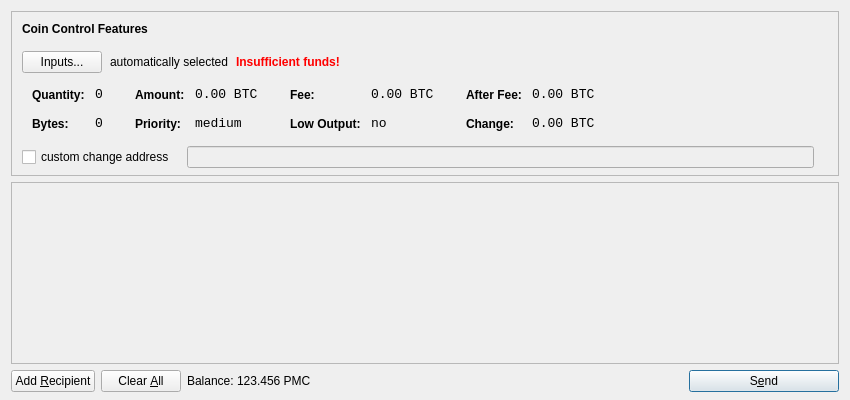
<?xml version="1.0" encoding="UTF-8"?>
<ui version="4.0">
 <class>SendCoinsDialog</class>
 <widget class="QDialog" name="SendCoinsDialog">
  <property name="geometry">
   <rect>
    <x>0</x>
    <y>0</y>
    <width>850</width>
    <height>400</height>
   </rect>
  </property>
  <property name="windowTitle">
   <string>Send Coins</string>
  </property>
  <layout class="QVBoxLayout" name="verticalLayout" stretch="0,1,0">
   <property name="bottomMargin">
    <number>8</number>
   </property>
   <item>
    <widget class="QFrame" name="frameCoinControl">
     <property name="sizePolicy">
      <sizepolicy hsizetype="Expanding" vsizetype="Expanding">
       <horstretch>0</horstretch>
       <verstretch>0</verstretch>
      </sizepolicy>
     </property>
     <property name="maximumSize">
      <size>
       <width>16777215</width>
       <height>16777215</height>
      </size>
     </property>
     <property name="frameShape">
      <enum>QFrame::StyledPanel</enum>
     </property>
     <property name="frameShadow">
      <enum>QFrame::Sunken</enum>
     </property>
     <layout class="QVBoxLayout" name="verticalLayoutCoinControl2">
      <property name="spacing">
       <number>-1</number>
      </property>
      <property name="leftMargin">
       <number>0</number>
      </property>
      <property name="topMargin">
       <number>0</number>
      </property>
      <property name="rightMargin">
       <number>0</number>
      </property>
      <property name="bottomMargin">
       <number>6</number>
      </property>
      <item>
       <layout class="QVBoxLayout" name="verticalLayoutCoinControl" stretch="0,0,0,0,1">
        <property name="spacing">
         <number>0</number>
        </property>
        <property name="leftMargin">
         <number>10</number>
        </property>
        <property name="topMargin">
         <number>10</number>
        </property>
        <item>
         <layout class="QHBoxLayout" name="horizontalLayoutCoinControl1">
          <property name="bottomMargin">
           <number>15</number>
          </property>
          <item>
           <widget class="QLabel" name="labelCoinControlFeatures">
            <property name="sizePolicy">
             <sizepolicy hsizetype="Preferred" vsizetype="Maximum">
              <horstretch>0</horstretch>
              <verstretch>0</verstretch>
             </sizepolicy>
            </property>
            <property name="font">
             <font>
              <weight>75</weight>
              <bold>true</bold>
             </font>
            </property>
            <property name="styleSheet">
             <string notr="true">font-weight:bold;</string>
            </property>
            <property name="text">
             <string>Coin Control Features</string>
            </property>
           </widget>
          </item>
         </layout>
        </item>
        <item>
         <layout class="QHBoxLayout" name="horizontalLayoutCoinControl2" stretch="0,0,0,0">
          <property name="spacing">
           <number>8</number>
          </property>
          <property name="bottomMargin">
           <number>10</number>
          </property>
          <item>
           <widget class="QPushButton" name="pushButtonCoinControl">
            <property name="styleSheet">
             <string notr="true"/>
            </property>
            <property name="text">
             <string>Inputs...</string>
            </property>
           </widget>
          </item>
          <item>
           <widget class="QLabel" name="labelCoinControlAutomaticallySelected">
            <property name="text">
             <string>automatically selected</string>
            </property>
            <property name="margin">
             <number>5</number>
            </property>
           </widget>
          </item>
          <item>
           <widget class="QLabel" name="labelCoinControlInsuffFunds">
            <property name="font">
             <font>
              <weight>75</weight>
              <bold>true</bold>
             </font>
            </property>
            <property name="styleSheet">
             <string notr="true">color:red;font-weight:bold;</string>
            </property>
            <property name="text">
             <string>Insufficient funds!</string>
            </property>
            <property name="margin">
             <number>5</number>
            </property>
           </widget>
          </item>
          <item>
           <spacer name="horizontalSpacerCoinControl">
            <property name="orientation">
             <enum>Qt::Horizontal</enum>
            </property>
            <property name="sizeHint" stdset="0">
             <size>
              <width>40</width>
              <height>1</height>
             </size>
            </property>
           </spacer>
          </item>
         </layout>
        </item>
        <item>
         <widget class="QWidget" name="widgetCoinControl" native="true">
          <property name="sizePolicy">
           <sizepolicy hsizetype="Preferred" vsizetype="Preferred">
            <horstretch>0</horstretch>
            <verstretch>0</verstretch>
           </sizepolicy>
          </property>
          <property name="minimumSize">
           <size>
            <width>0</width>
            <height>0</height>
           </size>
          </property>
          <property name="styleSheet">
           <string notr="true"/>
          </property>
          <layout class="QHBoxLayout" name="horizontalLayoutCoinControl5">
           <property name="margin">
            <number>0</number>
           </property>
           <item>
            <layout class="QHBoxLayout" name="horizontalLayoutCoinControl3" stretch="0,0,0,1">
             <property name="spacing">
              <number>20</number>
             </property>
             <property name="topMargin">
              <number>0</number>
             </property>
             <property name="bottomMargin">
              <number>10</number>
             </property>
             <item>
              <layout class="QFormLayout" name="formLayoutCoinControl1">
               <property name="horizontalSpacing">
                <number>10</number>
               </property>
               <property name="verticalSpacing">
                <number>14</number>
               </property>
               <property name="leftMargin">
                <number>10</number>
               </property>
               <property name="topMargin">
                <number>4</number>
               </property>
               <property name="rightMargin">
                <number>6</number>
               </property>
               <item row="0" column="0">
                <widget class="QLabel" name="labelCoinControlQuantityText">
                 <property name="styleSheet">
                  <string notr="true">font-weight:bold;</string>
                 </property>
                 <property name="text">
                  <string>Quantity:</string>
                 </property>
                 <property name="margin">
                  <number>0</number>
                 </property>
                </widget>
               </item>
               <item row="0" column="1">
                <widget class="QLabel" name="labelCoinControlQuantity">
                 <property name="font">
                  <font>
                   <family>Monospace</family>
                   <pointsize>10</pointsize>
                  </font>
                 </property>
                 <property name="cursor">
                  <cursorShape>IBeamCursor</cursorShape>
                 </property>
                 <property name="contextMenuPolicy">
                  <enum>Qt::ActionsContextMenu</enum>
                 </property>
                 <property name="text">
                  <string notr="true">0</string>
                 </property>
                 <property name="margin">
                  <number>0</number>
                 </property>
                 <property name="textInteractionFlags">
                  <set>Qt::LinksAccessibleByMouse|Qt::TextSelectableByKeyboard|Qt::TextSelectableByMouse</set>
                 </property>
                </widget>
               </item>
               <item row="1" column="0">
                <widget class="QLabel" name="labelCoinControlBytesText">
                 <property name="styleSheet">
                  <string notr="true">font-weight:bold;</string>
                 </property>
                 <property name="text">
                  <string>Bytes:</string>
                 </property>
                </widget>
               </item>
               <item row="1" column="1">
                <widget class="QLabel" name="labelCoinControlBytes">
                 <property name="font">
                  <font>
                   <family>Monospace</family>
                   <pointsize>10</pointsize>
                  </font>
                 </property>
                 <property name="cursor">
                  <cursorShape>IBeamCursor</cursorShape>
                 </property>
                 <property name="contextMenuPolicy">
                  <enum>Qt::ActionsContextMenu</enum>
                 </property>
                 <property name="text">
                  <string notr="true">0</string>
                 </property>
                 <property name="textInteractionFlags">
                  <set>Qt::LinksAccessibleByMouse|Qt::TextSelectableByKeyboard|Qt::TextSelectableByMouse</set>
                 </property>
                </widget>
               </item>
              </layout>
             </item>
             <item>
              <layout class="QFormLayout" name="formLayoutCoinControl2">
               <property name="horizontalSpacing">
                <number>10</number>
               </property>
               <property name="verticalSpacing">
                <number>14</number>
               </property>
               <property name="leftMargin">
                <number>6</number>
               </property>
               <property name="topMargin">
                <number>4</number>
               </property>
               <property name="rightMargin">
                <number>6</number>
               </property>
               <item row="0" column="0">
                <widget class="QLabel" name="labelCoinControlAmountText">
                 <property name="styleSheet">
                  <string notr="true">font-weight:bold;</string>
                 </property>
                 <property name="text">
                  <string>Amount:</string>
                 </property>
                 <property name="margin">
                  <number>0</number>
                 </property>
                </widget>
               </item>
               <item row="0" column="1">
                <widget class="QLabel" name="labelCoinControlAmount">
                 <property name="font">
                  <font>
                   <family>Monospace</family>
                   <pointsize>10</pointsize>
                  </font>
                 </property>
                 <property name="cursor">
                  <cursorShape>IBeamCursor</cursorShape>
                 </property>
                 <property name="contextMenuPolicy">
                  <enum>Qt::ActionsContextMenu</enum>
                 </property>
                 <property name="text">
                  <string notr="true">0.00 BTC</string>
                 </property>
                 <property name="textInteractionFlags">
                  <set>Qt::LinksAccessibleByMouse|Qt::TextSelectableByKeyboard|Qt::TextSelectableByMouse</set>
                 </property>
                </widget>
               </item>
               <item row="1" column="0">
                <widget class="QLabel" name="labelCoinControlPriorityText">
                 <property name="styleSheet">
                  <string notr="true">font-weight:bold;</string>
                 </property>
                 <property name="text">
                  <string>Priority:</string>
                 </property>
                </widget>
               </item>
               <item row="1" column="1">
                <widget class="QLabel" name="labelCoinControlPriority">
                 <property name="font">
                  <font>
                   <family>Monospace</family>
                   <pointsize>10</pointsize>
                  </font>
                 </property>
                 <property name="cursor">
                  <cursorShape>IBeamCursor</cursorShape>
                 </property>
                 <property name="contextMenuPolicy">
                  <enum>Qt::ActionsContextMenu</enum>
                 </property>
                 <property name="text">
                  <string>medium</string>
                 </property>
                 <property name="textInteractionFlags">
                  <set>Qt::LinksAccessibleByMouse|Qt::TextSelectableByKeyboard|Qt::TextSelectableByMouse</set>
                 </property>
                </widget>
               </item>
              </layout>
             </item>
             <item>
              <layout class="QFormLayout" name="formLayoutCoinControl3">
               <property name="horizontalSpacing">
                <number>10</number>
               </property>
               <property name="verticalSpacing">
                <number>14</number>
               </property>
               <property name="leftMargin">
                <number>6</number>
               </property>
               <property name="topMargin">
                <number>4</number>
               </property>
               <property name="rightMargin">
                <number>6</number>
               </property>
               <item row="0" column="0">
                <widget class="QLabel" name="labelCoinControlFeeText">
                 <property name="styleSheet">
                  <string notr="true">font-weight:bold;</string>
                 </property>
                 <property name="text">
                  <string>Fee:</string>
                 </property>
                 <property name="margin">
                  <number>0</number>
                 </property>
                </widget>
               </item>
               <item row="0" column="1">
                <widget class="QLabel" name="labelCoinControlFee">
                 <property name="font">
                  <font>
                   <family>Monospace</family>
                   <pointsize>10</pointsize>
                  </font>
                 </property>
                 <property name="cursor">
                  <cursorShape>IBeamCursor</cursorShape>
                 </property>
                 <property name="contextMenuPolicy">
                  <enum>Qt::ActionsContextMenu</enum>
                 </property>
                 <property name="text">
                  <string notr="true">0.00 BTC</string>
                 </property>
                 <property name="textInteractionFlags">
                  <set>Qt::LinksAccessibleByMouse|Qt::TextSelectableByKeyboard|Qt::TextSelectableByMouse</set>
                 </property>
                </widget>
               </item>
               <item row="1" column="0">
                <widget class="QLabel" name="labelCoinControlLowOutputText">
                 <property name="styleSheet">
                  <string notr="true">font-weight:bold;</string>
                 </property>
                 <property name="text">
                  <string>Low Output:</string>
                 </property>
                </widget>
               </item>
               <item row="1" column="1">
                <widget class="QLabel" name="labelCoinControlLowOutput">
                 <property name="font">
                  <font>
                   <family>Monospace</family>
                   <pointsize>10</pointsize>
                  </font>
                 </property>
                 <property name="cursor">
                  <cursorShape>IBeamCursor</cursorShape>
                 </property>
                 <property name="contextMenuPolicy">
                  <enum>Qt::ActionsContextMenu</enum>
                 </property>
                 <property name="text">
                  <string>no</string>
                 </property>
                 <property name="textInteractionFlags">
                  <set>Qt::LinksAccessibleByMouse|Qt::TextSelectableByKeyboard|Qt::TextSelectableByMouse</set>
                 </property>
                </widget>
               </item>
              </layout>
             </item>
             <item>
              <layout class="QFormLayout" name="formLayoutCoinControl4">
               <property name="horizontalSpacing">
                <number>10</number>
               </property>
               <property name="verticalSpacing">
                <number>14</number>
               </property>
               <property name="leftMargin">
                <number>6</number>
               </property>
               <property name="topMargin">
                <number>4</number>
               </property>
               <property name="rightMargin">
                <number>6</number>
               </property>
               <item row="0" column="0">
                <widget class="QLabel" name="labelCoinControlAfterFeeText">
                 <property name="styleSheet">
                  <string notr="true">font-weight:bold;</string>
                 </property>
                 <property name="text">
                  <string>After Fee:</string>
                 </property>
                 <property name="margin">
                  <number>0</number>
                 </property>
                </widget>
               </item>
               <item row="0" column="1">
                <widget class="QLabel" name="labelCoinControlAfterFee">
                 <property name="font">
                  <font>
                   <family>Monospace</family>
                   <pointsize>10</pointsize>
                  </font>
                 </property>
                 <property name="cursor">
                  <cursorShape>IBeamCursor</cursorShape>
                 </property>
                 <property name="contextMenuPolicy">
                  <enum>Qt::ActionsContextMenu</enum>
                 </property>
                 <property name="text">
                  <string notr="true">0.00 BTC</string>
                 </property>
                 <property name="textInteractionFlags">
                  <set>Qt::LinksAccessibleByMouse|Qt::TextSelectableByKeyboard|Qt::TextSelectableByMouse</set>
                 </property>
                </widget>
               </item>
               <item row="1" column="0">
                <widget class="QLabel" name="labelCoinControlChangeText">
                 <property name="styleSheet">
                  <string notr="true">font-weight:bold;</string>
                 </property>
                 <property name="text">
                  <string>Change:</string>
                 </property>
                </widget>
               </item>
               <item row="1" column="1">
                <widget class="QLabel" name="labelCoinControlChange">
                 <property name="font">
                  <font>
                   <family>Monospace</family>
                   <pointsize>10</pointsize>
                  </font>
                 </property>
                 <property name="cursor">
                  <cursorShape>IBeamCursor</cursorShape>
                 </property>
                 <property name="contextMenuPolicy">
                  <enum>Qt::ActionsContextMenu</enum>
                 </property>
                 <property name="text">
                  <string notr="true">0.00 BTC</string>
                 </property>
                 <property name="textInteractionFlags">
                  <set>Qt::LinksAccessibleByMouse|Qt::TextSelectableByKeyboard|Qt::TextSelectableByMouse</set>
                 </property>
                </widget>
               </item>
              </layout>
             </item>
            </layout>
           </item>
          </layout>
         </widget>
        </item>
        <item>
         <layout class="QHBoxLayout" name="horizontalLayoutCoinControl4" stretch="0,0,0">
          <property name="spacing">
           <number>12</number>
          </property>
          <property name="sizeConstraint">
           <enum>QLayout::SetDefaultConstraint</enum>
          </property>
          <property name="topMargin">
           <number>5</number>
          </property>
          <property name="rightMargin">
           <number>5</number>
          </property>
          <item>
           <widget class="QCheckBox" name="checkBoxCoinControlChange">
            <property name="text">
             <string>custom change address</string>
            </property>
           </widget>
          </item>
          <item>
           <widget class="QLineEdit" name="lineEditCoinControlChange">
            <property name="enabled">
             <bool>false</bool>
            </property>
            <property name="sizePolicy">
             <sizepolicy hsizetype="Expanding" vsizetype="Fixed">
              <horstretch>0</horstretch>
              <verstretch>0</verstretch>
             </sizepolicy>
            </property>
           </widget>
          </item>
          <item>
           <widget class="QLabel" name="labelCoinControlChangeLabel">
            <property name="sizePolicy">
             <sizepolicy hsizetype="Preferred" vsizetype="Expanding">
              <horstretch>0</horstretch>
              <verstretch>0</verstretch>
             </sizepolicy>
            </property>
            <property name="minimumSize">
             <size>
              <width>0</width>
              <height>0</height>
             </size>
            </property>
            <property name="text">
             <string/>
            </property>
            <property name="margin">
             <number>3</number>
            </property>
           </widget>
          </item>
         </layout>
        </item>
        <item>
         <spacer name="verticalSpacerCoinControl">
          <property name="orientation">
           <enum>Qt::Vertical</enum>
          </property>
          <property name="sizeHint" stdset="0">
           <size>
            <width>800</width>
            <height>1</height>
           </size>
          </property>
         </spacer>
        </item>
       </layout>
      </item>
     </layout>
    </widget>
   </item>
   <item>
    <widget class="QScrollArea" name="scrollArea">
     <property name="widgetResizable">
      <bool>true</bool>
     </property>
     <widget class="QWidget" name="scrollAreaWidgetContents">
      <property name="geometry">
       <rect>
        <x>0</x>
        <y>0</y>
        <width>830</width>
        <height>165</height>
       </rect>
      </property>
      <layout class="QVBoxLayout" name="verticalLayout_2">
       <property name="margin">
        <number>0</number>
       </property>
       <item>
        <layout class="QVBoxLayout" name="entries">
         <property name="spacing">
          <number>6</number>
         </property>
        </layout>
       </item>
       <item>
        <spacer name="verticalSpacer">
         <property name="orientation">
          <enum>Qt::Vertical</enum>
         </property>
         <property name="sizeHint" stdset="0">
          <size>
           <width>20</width>
           <height>40</height>
          </size>
         </property>
        </spacer>
       </item>
      </layout>
     </widget>
    </widget>
   </item>
   <item>
    <layout class="QHBoxLayout" name="horizontalLayout">
     <item>
      <widget class="QPushButton" name="addButton">
       <property name="toolTip">
        <string>Send to multiple recipients at once</string>
       </property>
       <property name="text">
        <string>Add &amp;Recipient</string>
       </property>
       <property name="icon">
        <iconset resource="../bitcoin.qrc">
         <normaloff>:/icons/add</normaloff>:/icons/add</iconset>
       </property>
       <property name="autoDefault">
        <bool>false</bool>
       </property>
      </widget>
     </item>
     <item>
      <widget class="QPushButton" name="clearButton">
       <property name="sizePolicy">
        <sizepolicy hsizetype="Minimum" vsizetype="Fixed">
         <horstretch>0</horstretch>
         <verstretch>0</verstretch>
        </sizepolicy>
       </property>
       <property name="toolTip">
        <string>Remove all transaction fields</string>
       </property>
       <property name="text">
        <string>Clear &amp;All</string>
       </property>
       <property name="icon">
        <iconset resource="../bitcoin.qrc">
         <normaloff>:/icons/remove</normaloff>:/icons/remove</iconset>
       </property>
       <property name="autoRepeatDelay">
        <number>300</number>
       </property>
       <property name="autoDefault">
        <bool>false</bool>
       </property>
      </widget>
     </item>
     <item>
      <layout class="QHBoxLayout" name="horizontalLayout_2">
       <property name="spacing">
        <number>3</number>
       </property>
       <item>
        <widget class="QLabel" name="label">
         <property name="text">
          <string>Balance:</string>
         </property>
        </widget>
       </item>
       <item>
        <widget class="QLabel" name="labelBalance">
         <property name="cursor">
          <cursorShape>IBeamCursor</cursorShape>
         </property>
         <property name="text">
          <string>123.456 PMC</string>
         </property>
         <property name="textInteractionFlags">
          <set>Qt::LinksAccessibleByMouse|Qt::TextSelectableByKeyboard|Qt::TextSelectableByMouse</set>
         </property>
        </widget>
       </item>
      </layout>
     </item>
     <item>
      <spacer name="horizontalSpacer">
       <property name="orientation">
        <enum>Qt::Horizontal</enum>
       </property>
       <property name="sizeHint" stdset="0">
        <size>
         <width>40</width>
         <height>20</height>
        </size>
       </property>
      </spacer>
     </item>
     <item>
      <widget class="QPushButton" name="sendButton">
       <property name="minimumSize">
        <size>
         <width>150</width>
         <height>0</height>
        </size>
       </property>
       <property name="toolTip">
        <string>Confirm the send action</string>
       </property>
       <property name="text">
        <string>S&amp;end</string>
       </property>
       <property name="icon">
        <iconset resource="../bitcoin.qrc">
         <normaloff>:/icons/send</normaloff>:/icons/send</iconset>
       </property>
       <property name="default">
        <bool>true</bool>
       </property>
      </widget>
     </item>
    </layout>
   </item>
  </layout>
 </widget>
 <resources>
  <include location="../bitcoin.qrc"/>
 </resources>
 <connections/>
</ui>
